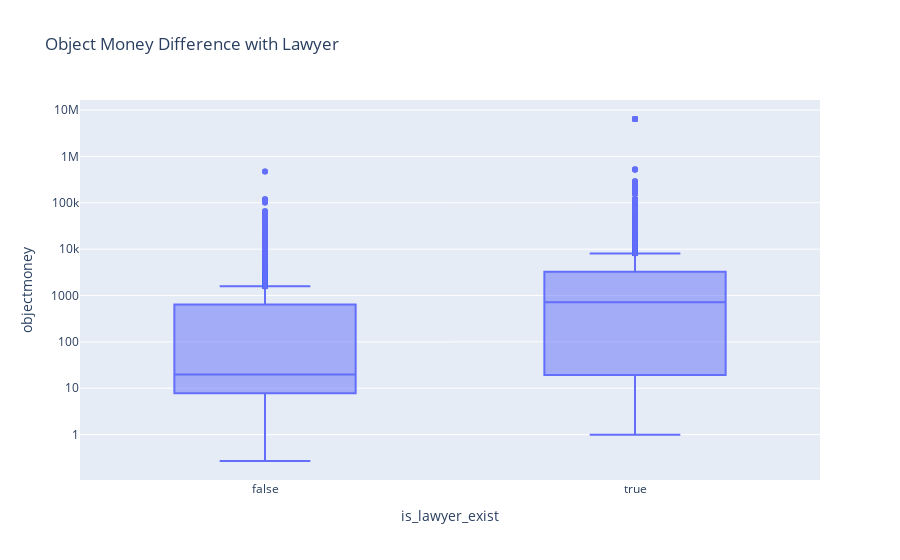

The cell this chart's notebook holds for it:
### Code cell
#看一下标的和律师的联系
fig = px.box(
    temp_first_cases.replace(0, pd.np.nan).dropna(subset=['objectmoney']).sort_values(by='year'), 
    x="is_lawyer_exist", 
    y="objectmoney", 
    title="Object Money Difference with Lawyer"
)
fig.update_yaxes(type="log")
fig.write_html("/Users/starice/OwnFiles/cityu/RA/case_study/case_study_result/figures/plaintiffs/html/objm_have_lawyer.html")

fig.show()

### Figure 1 — Plotly figure (JSON) as saved in the notebook; plotly's stock layout.template omitted (floating-point values rounded to 4 significant figures; data arrays with more than 128 entries replaced by an {"elided": "..."} marker saying what was removed)
{"data": [{"alignmentgroup": "True", "hovertemplate": "is_lawyer_exist=%{x}<br>objectmoney=%{y}<extra></extra>", "legendgroup": "", "marker": {"color": "#636efa"}, "name": "", "notched": false, "offsetgroup": "", "orientation": "v", "showlegend": false, "type": "box", "x": {"elided": "35543 bool values"}, "x0": " ", "xaxis": "x", "y": {"elided": "35543 float values"}, "y0": " ", "yaxis": "y"}], "layout": {"boxmode": "group", "legend": {"tracegroupgap": 0}, "title": {"text": "Object Money Difference with Lawyer"}, "xaxis": {"anchor": "y", "domain": [0, 1], "title": {"text": "is_lawyer_exist"}}, "yaxis": {"anchor": "x", "domain": [0, 1], "title": {"text": "objectmoney"}, "type": "log"}}}
